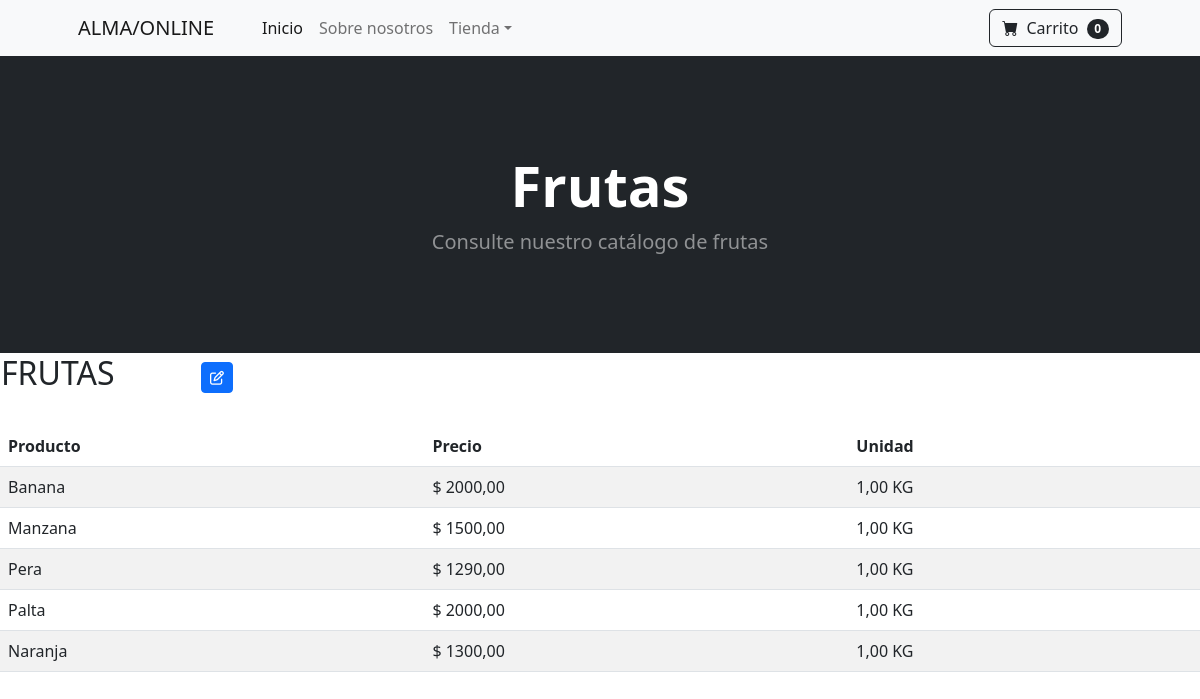
Page /frutas on the committed database.
### aplicacion/models.py (models this page shows)
class Fruta(models.Model):
    nombre= models.CharField(max_length=50)
    precio= models.DecimalField(max_digits=10, decimal_places=2)
    unidad= models.DecimalField(max_digits=10, decimal_places=2)

### aplicacion/views.py (the view)
# urls.py: path('frutas', fruta, name="frutas"),
def fruta (request):
    productos_fruta = Fruta.objects.all()
    return render(request,"aplicacion/fruta.html",{
        'productos_fruta': productos_fruta})

### aplicacion/templates/aplicacion/fruta.html
{% extends 'aplicacion/index.html' %}
{% block Titulo %}
<h1 class="display-4 fw-bolder">Frutas</h1>
<p class="lead fw-normal text-white-50 mb-0">Consulte nuestro catálogo de frutas</p>
</div>
</div>
</header>
{% endblock Titulo %}
{% block Contenido %}
<table>
    <tr>
        <td width="200"><h2>FRUTAS</h2></td>
        <td>
            <a
            href="{% url 'fruta_form' %}"
            class="btn btn-primary btn-sm"
            ><i class="fa-regular fa-pen-to-square"></i>
            </a>
        </td>
    </tr>
</table>
<table class="table table-striped">
    <thead>
        <tr>
            <th>Producto</th>
            <th>Precio</th>
            <th>Unidad</th>
        </tr>
    </thead>
    <tbody>
        {% for producto in productos_fruta %}
        <tr>
            <td>{{ producto.nombre }}</td>
            <td>$ {{ producto.precio }}</td>
            <td>{{ producto.unidad }} KG </td>
        </tr>
        {% endfor %}
        {% endblock Contenido %}
        {% block Copyright %}
        <div class="card-footer p-4 pt-0 border-top-0 bg-transparent">
        </div>
        {% endblock Copyright %}

### rows in the picture
Fruta: nombre "Banana", precio "2000,00", unidad "1,00"
Fruta: nombre "Manzana", precio "1500,00", unidad "1,00"
Fruta: nombre "Pera", precio "1290,00", unidad "1,00"
Fruta: nombre "Palta", precio "2000,00", unidad "1,00"
Fruta: nombre "Naranja", precio "1300,00", unidad "1,00"
